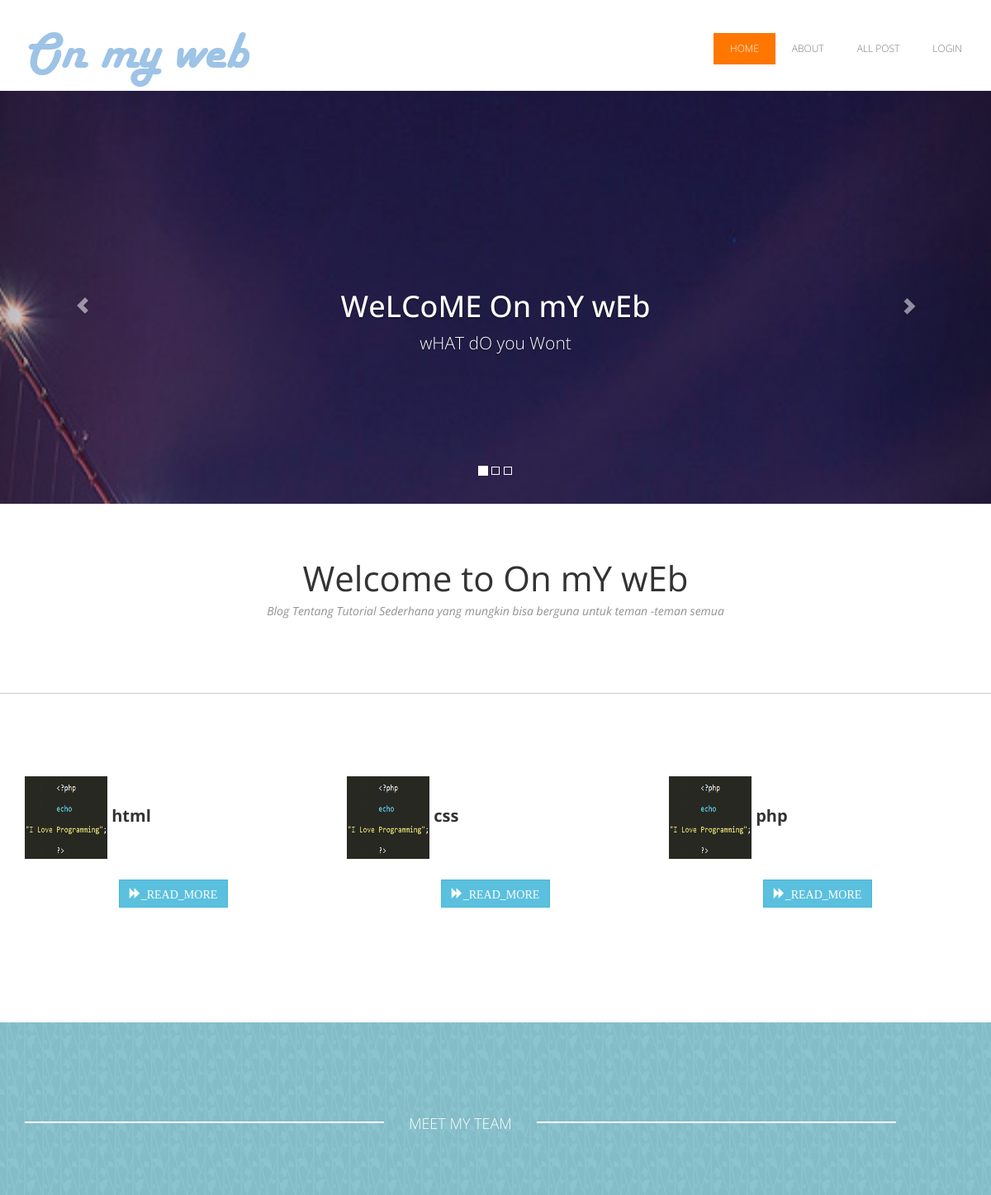
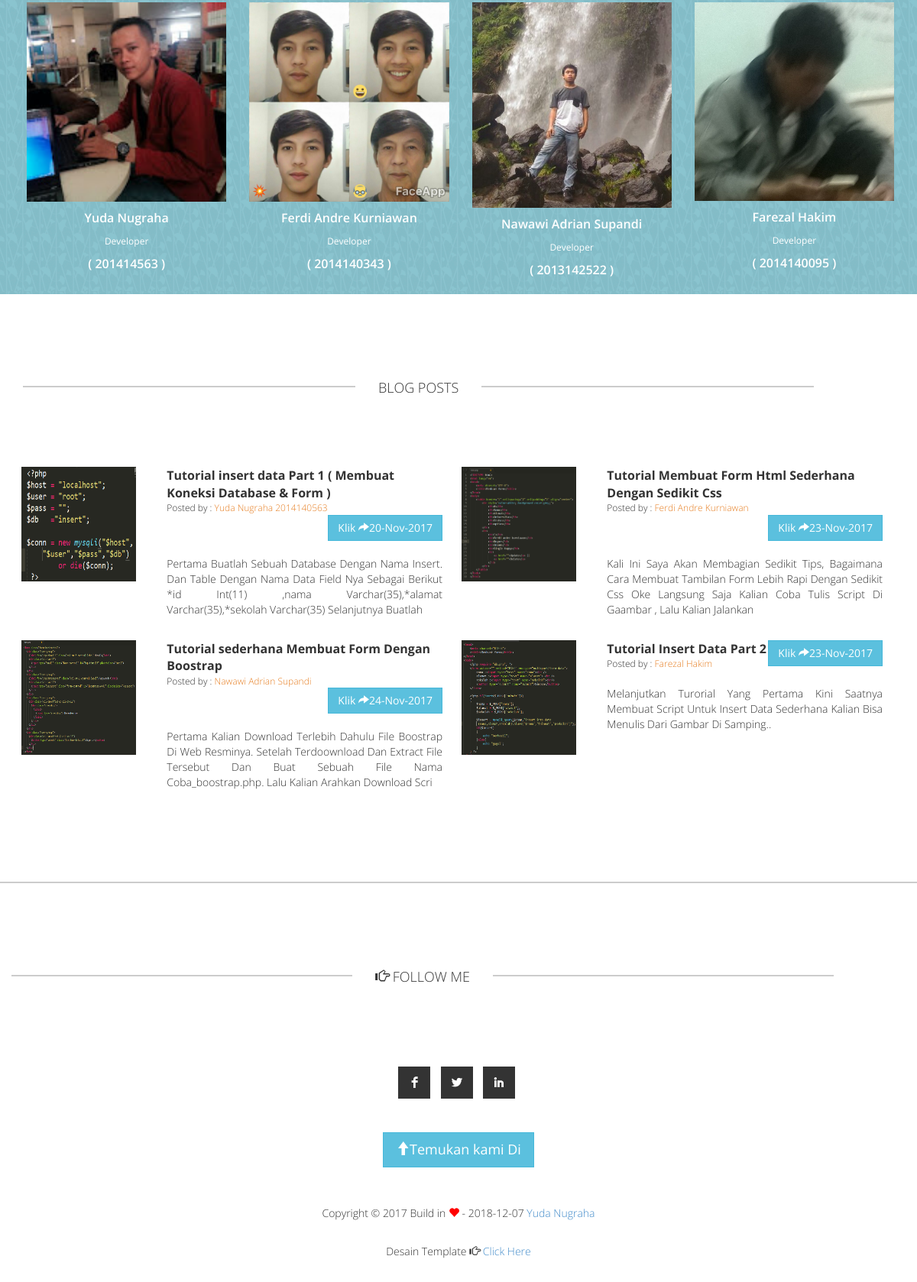
The page / on the database its author committed (2 pictures, top to bottom).
### tables this page shows
CREATE TABLE `kategori` (
  `kode_kategori` int(11) NOT NULL,
  `judul_kategori` varchar(50) NOT NULL
);

CREATE TABLE `t_artikel` (
  `id_artikel` int(11) NOT NULL,
  `judul` varchar(255) NOT NULL,
  `penulis` varchar(255) NOT NULL,
  `gambar` varchar(255) NOT NULL,
  `status` tinyint(1) NOT NULL,
  `tanggal` date NOT NULL,
  `isi` text NOT NULL,
  `kode_kategori` int(11) NOT NULL
);

### application/controllers/blog.php (called while the page is built, shortened)
<?php
class Blog extends CI_Controller {
	function __construct()
	{
		$this->load->library('Template');
		$this->load->model(array('m_blog','m_admin'));
	}
	public function index()
	{
		$data['data'] 	= $this->m_blog->get_all('t_artikel',array(),TRUE);
		$data['kategori']	= $this->kategori();
		$this->load->view('index',$data);
	}
	public function kategori()
	{
		$data['kode']	= $this->m_blog->get_all('kategori');
		 $this->load->view('pilihan',$data,TRUE);
	}
}

### index.php (called while the page is built, shortened)
<?php
require_once BASEPATH.'core/CodeIgniter.php';

### application/models/m_blog.php (called while the page is built, shortened)
<?php
class M_blog extends CI_Model {
	public function get_all($table)
	{
		$this->db->from($table);
		return $this->db->get();
	}
}

### application/views/index.php (the view, shortened to what this page needs)
<!DOCTYPE html>
<html lang="en">
    <head>
        <link href="<?php echo base_url();?>assets/css/bootstrap.css" rel='stylesheet' type='text/css'>
        <link href="<?php echo base_url();?>assets/js/colorbox/colorbox.css"  rel='stylesheet' type='text/css'>
        <link href="<?php echo base_url();?>assets/css/templatemo_style.css"  rel='stylesheet' type='text/css'>
    </head>
    <body>
        <div class="templatemo-top-menu">
            <div class="container">
                <div class="navbar navbar-default" role="navigation">
                    <div class="container">
                        <div class="navbar-header">
                                <a href="<?php echo base_url();?>blog" class="navbar-brand"><img src="<?php echo base_url();?>gambar/logooo.png" alt="Myblog" title="on my web" class="img-responsive" /></a>
                        </div>
                        <div class="navbar-collapse collapse">
                            <ul class="nav navbar-nav navbar-right" style="margin-top: 40px;">
                                <li class="active">
                                    <a class="external-link" href="<?php echo base_url();?>blog">HOME</a></li>
                                <li><a class="external-link" href="<?php echo base_url();?>blog/about">ABOUT</a></li>
                                <li><a class="external-link" href="<?php echo base_url();?>blog/all_blog">ALL POST</a></li>
                                <li><a  class="external-link" href="<?php echo base_url();?>login">LOGIN</a></li>
                            </ul>
                        </div>
                    </div>
                </div>
            </div>
        </div>
        <div>
            <div id="templatemo-carousel" class="carousel slide" data-ride="carousel">
                <ol class="carousel-indicators">
                    <li data-target="#templatemo-carousel" data-slide-to="0" class="active"></li>
                    <li data-target="#templatemo-carousel" data-slide-to="1"></li>
                    <li data-target="#templatemo-carousel" data-slide-to="2"></li>
                </ol>
                <div class="carousel-inner">
                    <div class="item active">
                        <div class="container">
                            <div class="carousel-caption">
                                <h1>WeLCoME On mY wEb</h1>
                                <p>wHAT dO you Wont</p>
                            </div>
                        </div>
                    </div>
                </div>
                <a class="left carousel-control" href="#templatemo-carousel" data-slide="prev"><span class="glyphicon glyphicon-chevron-left"></span></a>
                <a class="right carousel-control" href="#templatemo-carousel" data-slide="next"><span class="glyphicon glyphicon-chevron-right"></span></a>
            </div>
        </div>
        <div class="templatemo-welcome" id="templatemo-welcome">
            <div class="container">
                <div class="templatemo-slogan text-center">
                    <span class="txt_darkgrey">Welcome to </span><span class="txt_darkgrey">On mY wEb</span>
                    <p class="txt_slogan"><i>Blog Tentang Tutorial Sederhana yang mungkin bisa berguna untuk teman -teman semua</i></p>
                </div>
            </div>
        </div>
        <div class="templatemo-team" id="templatemo-about">
            <div class="container">
                <div class="row">
                    <div class="templatemo-line-header">
                        <div class="text-center">
                            <hr class="team_hr team_hr_left"/><span>MEET MY TEAM</span>
                            <hr class="team_hr team_hr_right" />
                        </div>
                    </div>
                </div>
                    <ul class="row row_team">
                        <li class="col-lg-3 col-md-3 col-sm-6 ">
                            <div class="text-center">
                                <div class="member-thumb">
                                    <img src="<?php echo base_url();?>gambar/yuda.jpg" width="100%" class="img-responsive" alt="yuda nugraha" />
                                </div>
                                <div class="team-inner">
                                    <p class="team-inner-header">Yuda Nugraha</p>
                                    <p class="team-inner-subtext">Developer</p>
                                    <p class="team-inner-header">( 201414563 )</p>
                                </div>
                            </div>
                        </li>
                        <li class="col-lg-3 col-md-3 col-sm-6 ">
                            <div class="text-center">
                                <div class="member-thumb">
                                    <img src="<?php echo base_url();?>gambar/andre.jpg" width="100%" class="img-responsive" alt="andre" />
                                </div>
                                <div class="team-inner">
                                    <p class="team-inner-header">Ferdi Andre Kurniawan</p>
                                    <p class="team-inner-subtext">Developer</p>
                                    <p class="team-inner-header">( 2014140343 )</p>
                                </div>
                            </div>
                        </li>
                        <li class="col-lg-3 col-md-3 col-sm-6 ">
                            <div class="text-center">
                                <div class="member-thumb">
                                    <img src="<?php echo base_url();?>gambar/wawi.jpg" width="100%" class="img-responsive" alt="nawawi" />
                                </div>
                                <div class="team-inner">
                                    <p class="team-inner-header">Nawawi Adrian Supandi</p>
                                    <p class="team-inner-subtext">Developer</p>
                                    <p class="team-inner-header">( 2013142522 )</p>
                                </div>
                            </div>
                        </li>
                        <li class="col-lg-3 col-md-3 col-sm-6 ">
                            <div class="text-center">
                                <div class="member-thumb">
                                    <img src="<?php echo base_url();?>gambar/pongg.jpg" width="100%" class="img-responsive" alt="pongki" />
                                </div>
                                <div class="team-inner">
                                    <p class="team-inner-header">Farezal Hakim</p>
                                    <p class="team-inner-subtext">Developer</p>
                                    <p class="team-inner-header">( 2014140095 )</p>
                                </div>
                            </div>
                        </li>
                    </ul>
            </div>
        </div>
        <div id="templatemo-portfolio" >
            <div class="container">
                <div class="row">
                </div>
                </div>
            </div>
        <div id="templatemo-blog">
            <div class="container">
                <div class="row">
                    <div class="templatemo-line-header" style="margin-top: 0px;" >
                        <div class="text-center">
                            <hr class="team_hr team_hr_left hr_gray"/><span class="span_blog txt_darkgrey">BLOG POSTS</span>
                            <hr class="team_hr team_hr_right hr_gray" />
                        </div>
                    </div>
                    <br class="clearfix"/>
                </div>
                <?php foreach($data->result() as $key):?>
                <div class="blog_box">
                    <div class="col-sm-5 col-md-6 blog_post">
                        <ul class="list-inline">
                            <li class="col-md-4">
                                <a href="<?php echo base_url();?>blog/read/<?php echo $key->id_artikel;?>">
                                    <img class="img-responsive"  src="<?php echo base_url();?>gambar/<?php echo $key->gambar;?>" alt="yuda" style="width:150px; height: 150px;"  />
                                </a>
                            </li>
                            <li  class="col-md-8">
                                <div class="pull-left">
                                    <span class="blog_header"><?php echo $key->judul;?></span><br/>
                                    <span>Posted by : <a class="link_orange" href="<?php echo base_url();?>blog/read/<?php echo $key->id_artikel;?>"><span class="txt_orange"><?php echo ucwords($key->penulis);?></span></a></span>
                                </div>
                                <div class="pull-right">
                                    <a class="btn btn-info" href="<?php echo base_url();?>blog/read/<?php echo $key->id_artikel; ?>" role="button">Klik <i class="glyphicon glyphicon-share-alt"></i><?php echo date('d-M-Y',strtotime($key->tanggal));?></a>
                                </div>
                                <div class="clearfix"> </div>
                                <p class="blog_text">
                                    <?php
                                    $blog = ucwords($key->isi);
                                    $cut = substr($blog,0,200);
                                    echo $cut;
                                    ?>
                                </p>
                            </li>
                        </ul>
                    </div>
                </div><?php endforeach;?><div class="templatemo_clear"></div>
            </div>
        </div>
        <div class="templatemo-footer" >
            <div class="container">
                <div class="row">
                    <div class="row">
                    <div class="templatemo-line-header head_contact">
                        <div class="text-center">
                            <hr class="team_hr team_hr_left hr_gray"/><span class="txt_darkgrey"><i class="glyphicon glyphicon-hand-right"></i> FOLLOW ME</span>
                            <hr class="team_hr team_hr_right hr_gray"/>
                        </div>
                    </div>
                    <div class="text-center">
                        <div class="footer_container">
                            <ul class="list-inline">
                                <li>
                                    <a href="www.facebook.com">
                                        <span class="social-icon-fb"></span>
                                    </a>
                                </li>
                                <li>
                                    <a href="www.twitter.com">
                                        <span class="social-icon-twitter"></span>
                                    </a>
                                </li>
                                <li>
                                    <a href="www.linkedin.com">
                                        <span class="social-icon-linkedin"></span>
                                    </a>
                                </li>
                            </ul>
                            <div class="height30"></div>
                            <a class="btn btn-lg btn-info" href="#" role="button" id="btn-back-to-top"><i class="glyphicon glyphicon-arrow-up"></i>Temukan kami Di</a>
                            <div class="height30"></div>
                        </div>
                        <div class="footer_bottom_content">
                            <span id="footer-line"><p>Copyright © 2017  Build in <i style="color:red" class="glyphicon glyphicon-heart"></i> - <?php echo date('Y-m-d');?> <a href="<?php echo base_url();?>blog">Yuda Nugraha</a></p></span><br/>
                            <span>Desain Template <i class="glyphicon glyphicon-hand-right"></i> <a href="Templatemo http://www.templatemo.com/tm-395-urbanic">Click Here</a></span>
                        </div>
                    </div>
                </div>
            </div>
        </div>
    </body>
</html>

### application/views/pilihan.php (shortened to what this page needs)
<div class="templatemo-service">
            <div class="container">
                <div class="row">
                    <?php foreach($kode->result() as $key):?>
                    <div class="col-md-4">
                        <div class="templatemo-service-item">
                            <div>
                                <img src="<?php echo base_url();?>assets/images/gamba.png" alt="icon"  style="width:100px; height:100px;" class="img-circle" />
                                <span class="templatemo-service-item-header"><?php echo $key->judul_kategori;?></span>
                            </div><div class="clearfix"></div>
                            <div class="text-center">
                                <a href="<?php echo base_url();?>blog/per_kategori/<?php echo $key->kode_kategori;?>" class="templatemo-btn-read-more btn btn-info"><i class="glyphicon glyphicon-forward">_READ_MORE</i> </a>
                            </div>
                            <br class="clearfix"/>
                        </div>
                    </div>
                    <?php endforeach;?>
                </div>
            </div>
        </div>

### rows shown on the page
kategori: judul_kategori "html"
kategori: judul_kategori "css"
kategori: judul_kategori "php"
t_artikel: gambar (picture), judul "Tutorial insert data Part 1 ( Membuat Koneksi Database & Form )", penulis "Yuda Nugraha 2014140563", tanggal "20-Nov-2017", isi "Pertama Buatlah Sebuah Database Dengan Nama Insert. Dan Table Dengan Nama Data Field Nya Sebagai Berikut *id Int(11) ,nama Varchar(35),*alamat Varchar(35),*sekolah Varchar(35) Selanjutnya Buatlah"
t_artikel: gambar (picture), judul "Tutorial Membuat Form Html Sederhana Dengan Sedikit Css", penulis "Ferdi Andre Kurniawan", tanggal "23-Nov-2017", isi "Kali Ini Saya Akan Membagian Sedikit Tips, Bagaimana Cara Membuat Tambilan Form Lebih Rapi Dengan Sedikit Css Oke Langsung Saja Kalian Coba Tulis Script Di Gaambar , Lalu Kalian Jalankan"
t_artikel: gambar (picture), judul "Tutorial sederhana Membuat Form Dengan Boostrap", penulis "Nawawi Adrian Supandi", tanggal "24-Nov-2017", isi "Pertama Kalian Download Terlebih Dahulu File Boostrap Di Web Resminya. Setelah Terdoownload Dan Extract File Tersebut Dan Buat Sebuah File Nama Coba_boostrap.php. Lalu Kalian Arahkan Download Scri"
t_artikel: gambar (picture), judul "Tutorial Insert Data Part 2", penulis "Farezal Hakim", tanggal "23-Nov-2017", isi "Melanjutkan Turorial Yang Pertama Kini Saatnya Membuat Script Untuk Insert Data Sederhana Kalian Bisa Menulis Dari Gambar Di Samping.."
